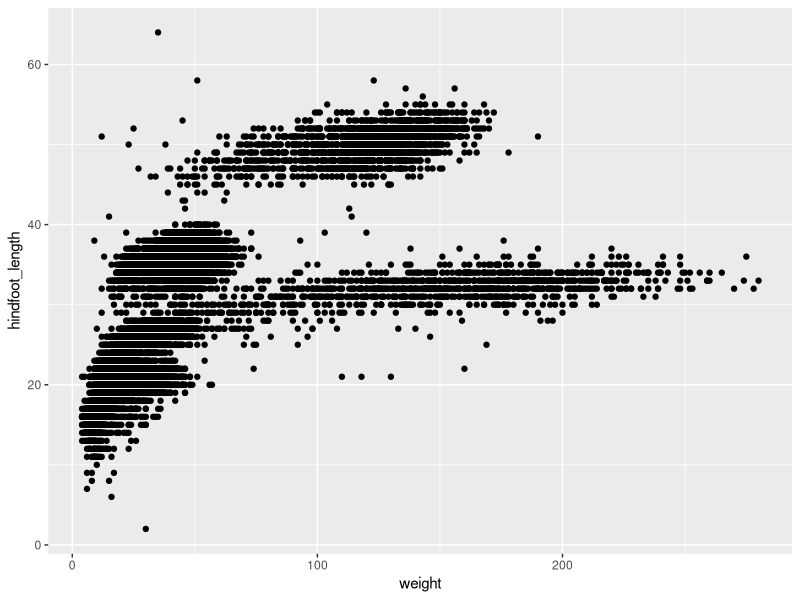
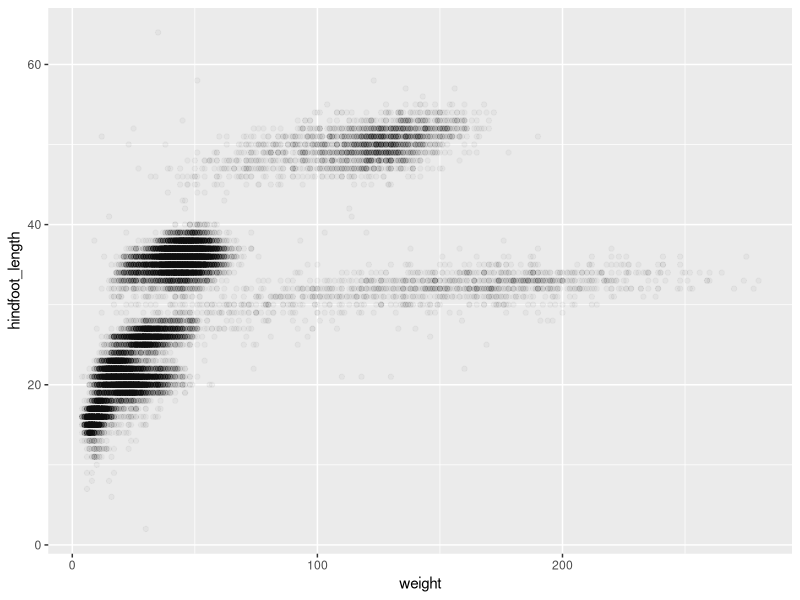
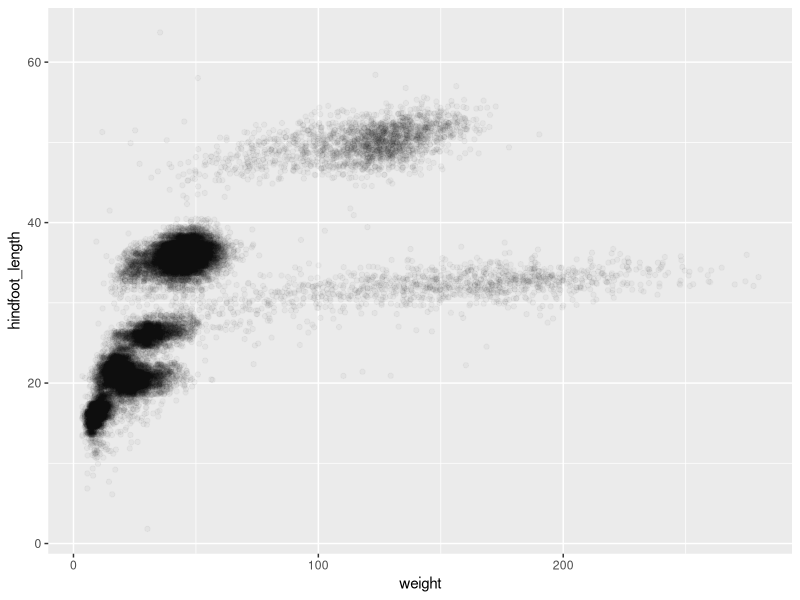
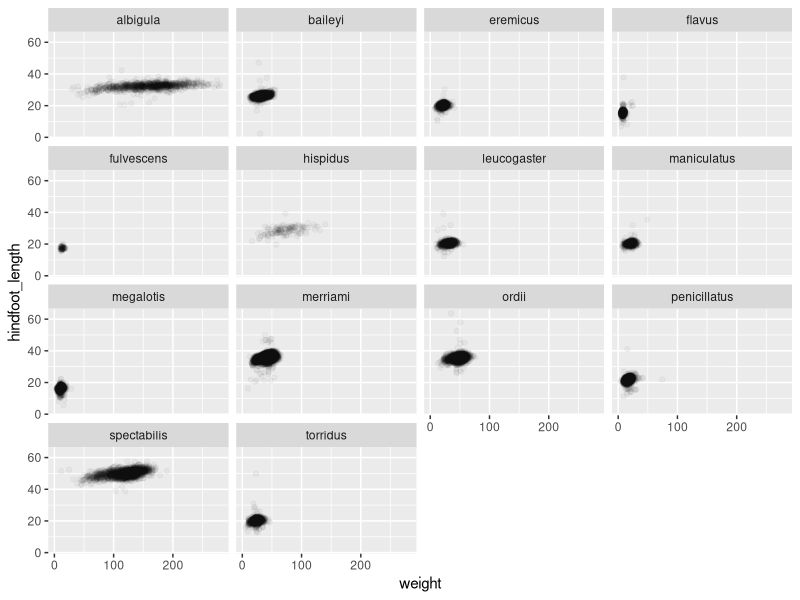
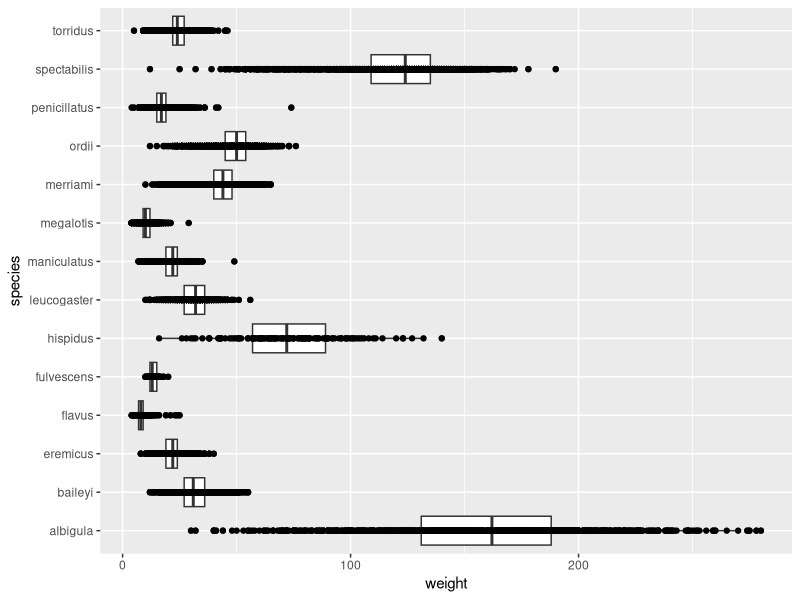
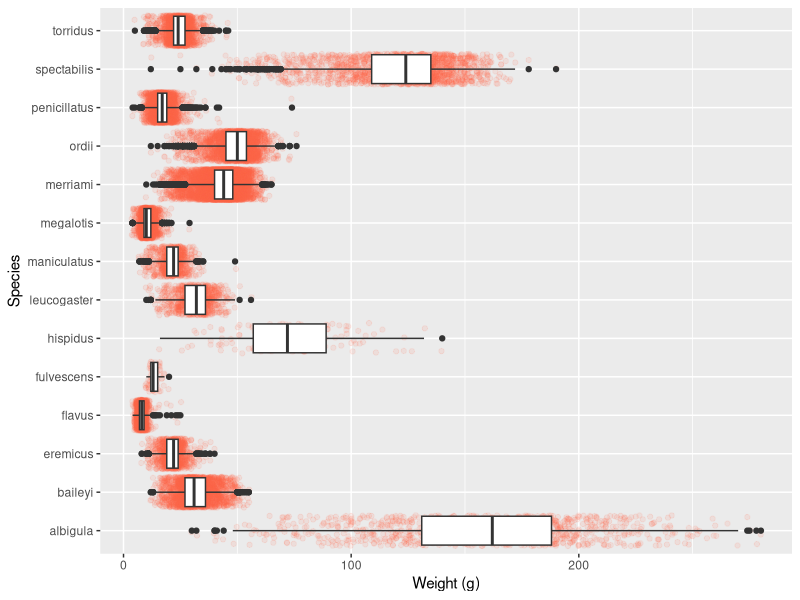
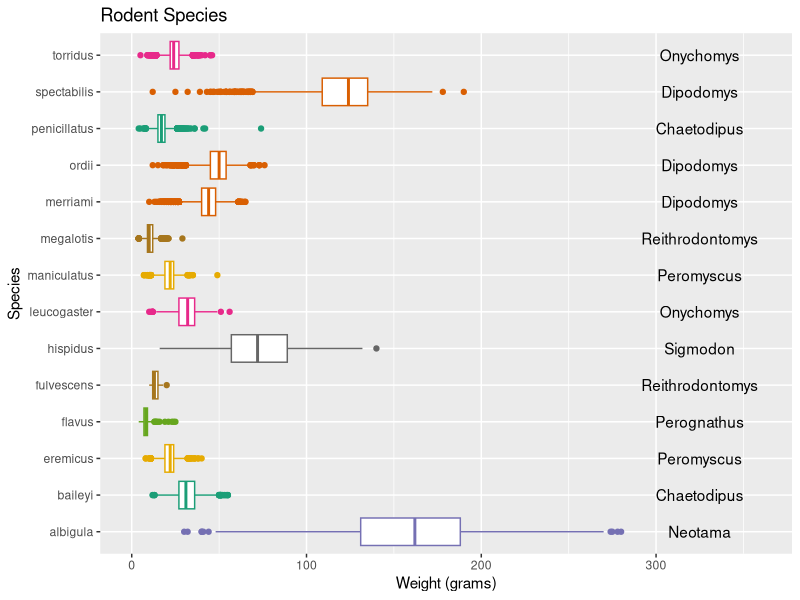
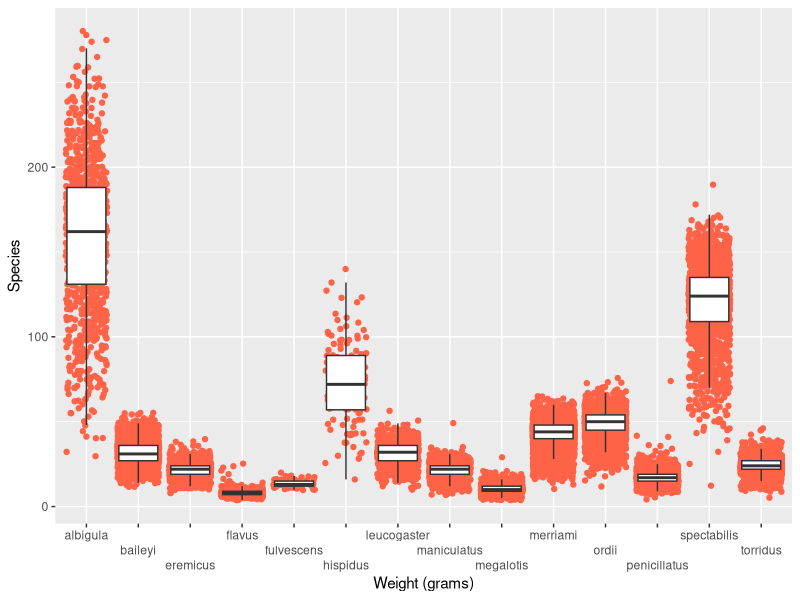

Generate these figures, in order, with R:
## ---- chunk 1
#| warning: false
#| include: false
library(tidyverse)
library(here)
library(RColorBrewer)
## ---- chunk 2
#| warning: false
# Code for question 1! 
surveys <- read_csv(here::here("supporting_artifacts", "learning_targets", "surveys.csv"), 
                    show_col_types = FALSE)

## ---- chunk 3
dim(surveys)
## ---- chunk 4
str(surveys)
## ---- chunk 5
# Code for question 4! 
ggplot(data = surveys, 
       mapping = aes(x = weight, y = hindfoot_length)) + 
  geom_point()

## ---- chunk 6
#Code for question 5!

ggplot(data = surveys, 
       mapping = aes(x = weight,
                     y = hindfoot_length)) + 
  geom_point(alpha = 0.035)


## ---- chunk 7
# Code for question 6! 
ggplot(data = surveys, 
       mapping = aes(x = weight, 
                     y = hindfoot_length)) +
  geom_jitter(
    alpha = 0.035,
    width = 0.5,
    height = 0.5
  ) 
## ---- chunk 8
# Code for question 7
ggplot(data = surveys, 
       mapping = aes(x = weight, y = hindfoot_length)) +
  geom_jitter(
    alpha = 0.035,
    width = 0.5,
    height = 0.5) +
  facet_wrap(~ species)
## ---- chunk 9
# Code for question 8 (and 9)!
ggplot(data = surveys, 
       mapping = aes(x = weight, y = species)) +
  geom_boxplot() +
  geom_point()
## ---- chunk 10
ggplot(data = surveys, 
  mapping = aes(x = weight, y = species)) +
  geom_jitter(color = "tomato", alpha = 0.1) +
  geom_boxplot(outlier.alpha = 1) +
  labs(x = "Weight (g)", y = "Species") +
  theme(legend.position = "none")
## ---- chunk 11
# Code for question 10! 
ggplot(data = surveys, 
       mapping = aes(x = weight, y = species, color = genus)) +
  labs(x = "Weight (grams)", y = "Species", title = "Rodent Species") +
  scale_color_manual(values = brewer.pal(n = 8, name = "Dark2")) +
  geom_boxplot(outlier.alpha = 1) +
  theme(legend.position = "none") +
  coord_cartesian(xlim = c(0, 360)) +
  annotate("text", y = 1, x = 325, label = "Neotama") +
  annotate("text", y = 2, x = 325, label = "Chaetodipus") +
  annotate("text", y = 3, x = 325, label = "Peromyscus") +
  annotate("text", y = 4, x = 325, label = "Perognathus") +
  annotate("text", y = 5, x = 325, label = "Reithrodontomys") +
  annotate("text", y = 6, x = 325, label = "Sigmodon") +
  annotate("text", y = 7, x = 325, label = "Onychomys") +
  annotate("text", y = 8, x = 325, label = "Peromyscus") +
  annotate("text", y = 9, x = 325, label = "Reithrodontomys") +
  annotate("text", y = 10, x = 325, label = "Dipodomys") +
  annotate("text", y = 11, x = 325, label = "Dipodomys") +
  annotate("text", y = 12, x = 325, label = "Chaetodipus") +
  annotate("text", y = 13, x = 325, label = "Dipodomys") +
  annotate("text", y = 14, x = 325, label = "Onychomys") 
## ---- chunk 12
# Code for question 11! 
ggplot(data = surveys, 
       mapping = aes(x = species, y = weight)) +
  labs(x = "Weight (grams)", y = "Species") +
  geom_jitter(color = "tomato") +
  geom_boxplot(outlier.alpha = 0) +
  scale_x_discrete(guide = guide_axis(n.dodge = 3))

